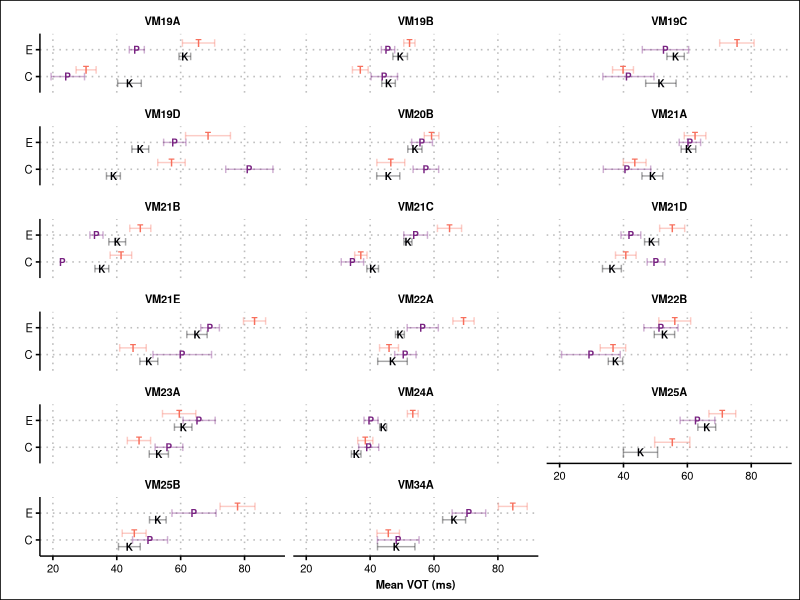
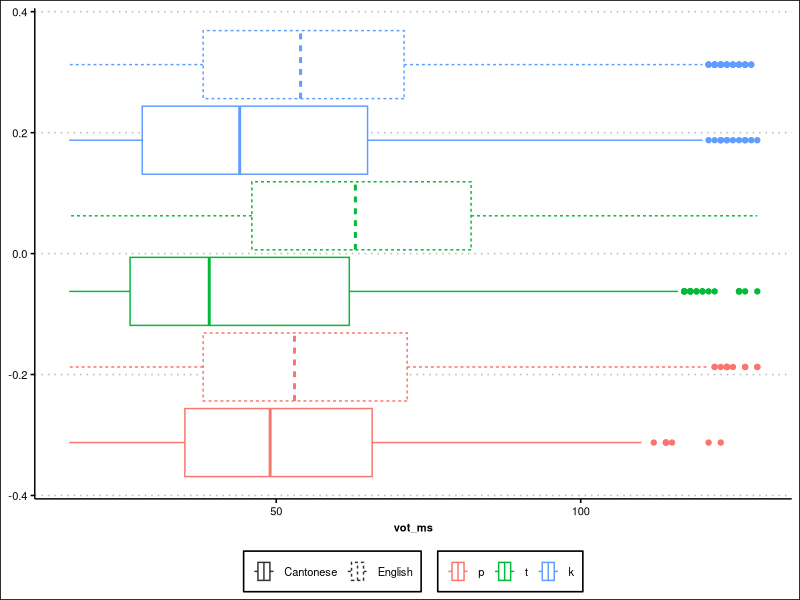
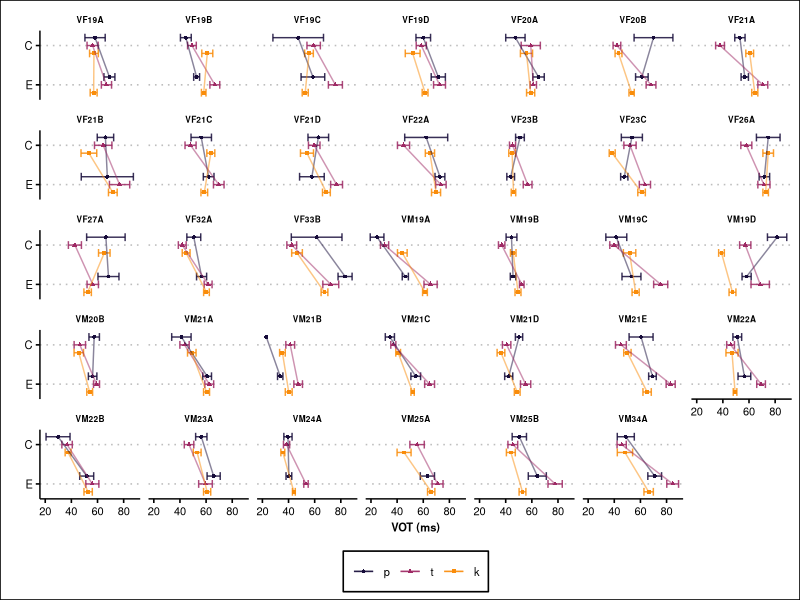
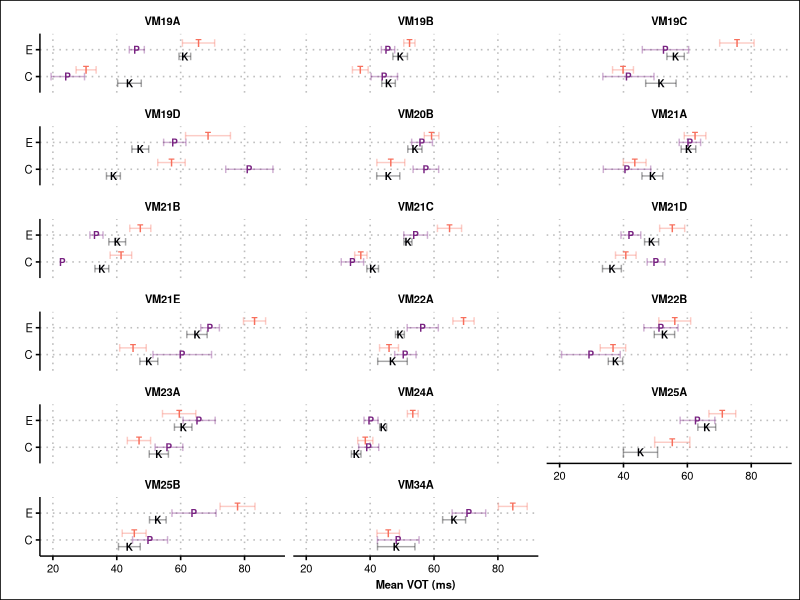

Write the R code that produced these figures, in order.
## ---- chunk 1
knitr::opts_chunk$set(echo = TRUE)
## ---- chunk 2
library(tidyverse)
library(ggthemes)

theme_set(
  theme_clean() + 
  theme(
      legend.title = element_blank(),
      legend.text = element_text(size=8),
      legend.position = 'bottom',
      axis.title.x = element_text(size = 8, face='bold'),
      axis.title.y = element_text(size = 8, face='bold'),
      axis.text.x = element_text(size = 8),
      axis.text.y = element_text(size = 8),
      strip.text = element_text(size = 8, face='bold'),
      )
  )
## ---- chunk 3
df <- read_csv('dfs/ptk_clean_20210602.csv') # this version used for interspeech revisions
head(df)
## ---- chunk 4
df %>%
  group_by(talker, segment, language) %>%
  summarise(mv = mean(vot_ms)) %>%
  ungroup() %>%
  pivot_wider(names_from = 'segment', values_from = 'mv') %>%
  ungroup() %>%
  drop_na() %>%
  group_by(language) %>%
  summarise(
    pt = sum(p<t)/n(), 
    tk = sum(t<k)/n(), 
    pk = sum(p<k)/n(),
    ptk = sum(p<t & t<k)/n(),
    n=n()
    )
## ---- chunk 5
df %>%
  group_by(talker, segment, language) %>%
  summarise(mv = mean(vot_ms)) %>%
  ungroup() %>%
  pivot_wider(names_from = 'segment', values_from = 'mv') %>%
  ungroup() %>%
  mutate(
    order = if_else(p<t & t<k, 'ptk', ''),
    order = if_else(p<k & k<t, 'pkt', order),
    order = if_else(t<p & p<k, 'tpk', order),
    order = if_else(t<k & k<p, 'tkp', order),
    order = if_else(k<p & p<t, 'kpt', order),
    order = if_else(k<t & t<p, 'ktp', order),
  ) %>%
  select(talker, language, order) %>%
  pivot_wider(names_from=language, values_from=order) %>%
  mutate(same_order = Cantonese==English) %>%
  drop_na() %>%
  summarize(sum(same_order))
## ---- chunk 6
df %>%
  group_by(talker, segment, language) %>%
  summarise(mv = mean(vot_ms), n=n()) %>%
  filter(n>=10) %>%
  select(talker, segment, language, mv) %>%
  ungroup() %>%
  pivot_wider(names_from = 'segment', values_from = 'mv') %>%
  ungroup() %>%
  drop_na() %>%
  group_by(language) %>%
  summarise(
    pt = sum(p<t)/n(), 
    tk = sum(t<k)/n(), 
    pk = sum(p<k)/n(),
    n=n()
    )
## ---- chunk 7
df %>%
  group_by(talker, segment, language) %>%
  summarise(n = n()) %>%
  ungroup() %>%
  group_by(language, segment) %>%
  summarise(min(n), mean(n), max(n))
## ---- chunk 8
std.error <- function(x, na.rm = T) {
  sqrt(var(x, na.rm = na.rm)/length(x[complete.cases(x)]))
}

df$segment <- as_factor(df$segment)
df$segment <- forcats::fct_relevel(df$segment, 'p','t','k')
levels(df$segment)
## ---- chunk 9
df %>%
  filter(str_detect(talker, 'VM')) %>%
  group_by(talker, language, segment) %>%
  summarise(mean_vot = mean(vot_ms), se_vot = std.error(vot_ms), n=n()) %>%
  ungroup() %>%
  mutate(lower = mean_vot - se_vot, upper = mean_vot + se_vot) %>%
  mutate(segment = str_to_upper(segment), language = if_else(language=='English', 'E', 'C')) %>%
  ggplot(aes(y=mean_vot, x=language, color=segment, shape=segment, label=segment)) +
    geom_errorbar(width=0.85, size=0.5 ,aes(ymin = lower, ymax = upper), position=position_dodge(width = 0.75), alpha=0.35) +
    scale_color_viridis_d(option = 'magma', begin = 0, end = 0.7, breaks = c('P','T','K')) +
    #scale_shape_discrete(breaks = c('P','T','K')) +
    geom_text(size = 2.5 , position=position_dodge(width = 0.750), fontface = "bold") +
  ylab('Mean VOT (ms)') +
  xlab('') +
  coord_flip() +
  facet_wrap(~talker, ncol=3) +
    theme(
      panel.grid.major.x = element_line(color = 'gray', linetype='dotted'),
      legend.position = 'none'
    )

ggsave('../../text/figures/ch4_ordrel_vm_5in.png', height = 6.5, width = 5, units='in')
## ---- chunk 10
df %>%
  ggplot(aes(x=vot_ms, color=segment, linetype=language)) +
  geom_boxplot()
## ---- chunk 11
df %>%
  group_by(talker, language, segment) %>%
  summarise(mean_vot = mean(vot_ms), se_vot = std.error(vot_ms), n=n()) %>%
  ungroup() %>%
  mutate(language.dodged = if_else(language=='Cantonese', 1, 0),
         language.dodged = if_else(segment=='p', language.dodged+0.2, language.dodged),
         language.dodged = if_else(segment=='k', language.dodged-0.2, language.dodged)
         ) %>%
  ggplot(aes(y=language.dodged, x=mean_vot, shape=segment, color=segment, group=segment)) +
    geom_point(size=1) +
    geom_errorbar(alpha=0.85, size=.5, width = .2, aes(xmin = mean_vot-se_vot, xmax = mean_vot+se_vot)) +
    geom_line(alpha=0.5, size=.5) +
    scale_color_viridis_d(option = 'inferno', begin = 0.1, end = 0.75) +
    scale_y_continuous(breaks = c(0,1), labels = c('E', 'C')) +
    facet_wrap(~talker, ncol=7)+
    labs(y="",  x="VOT (ms)") +
    theme(
      strip.text = element_text(size=6),
      legend.position = 'bottom',
      legend.spacing.y = unit(0, 'cm')
    )
# ggsave('figs/ptk_vot_individuals.png', height = 4.5, width = 7.5, units='in')
# ggsave('figs/ptk_vot_individuals_vert.png', height = 8.5, width = 3.5, units='in') # Used in interspeech paper with manually moved legend - don't re-run; different sizes for paper and poster
